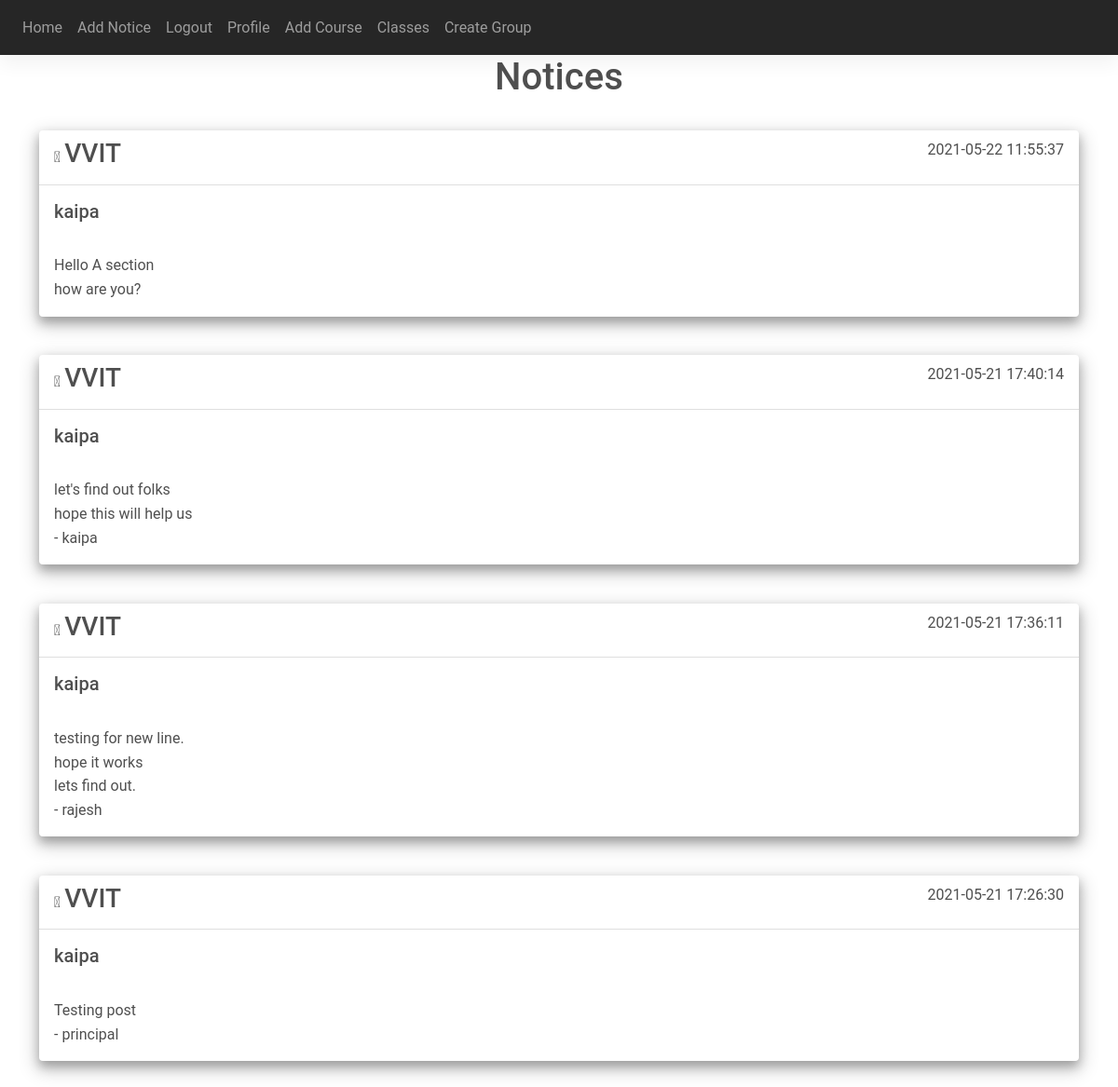
The app's page / (signed in) with its own data.
### website/models.py (models this page shows)
class Note(db.Model):
    id = db.Column(db.Integer, primary_key=True)
    title = db.Column(db.String(150))
    data = db.Column(db.Text, nullable=False)
    date = db.Column(db.DateTime(timezone=True), default=func.now())
    user_ids = db.relationship("Array_ids")
    user_id = db.Column(db.Integer, db.ForeignKey('user.id'))
    notice_type = db.Column(db.String(1))
    user_name = db.Column(db.String(150))

### website/views.py (the view)
@views.route('/', methods=['GET', 'POST'])
@login_required
def home():
    user_notes = []
    notes = Note.query.all()
    for note in notes:
        user_ids = note.user_ids
        for user_id in user_ids:
            if current_user.id == user_id.user_id:
                user_notes.append(note)
        if note.user_id == current_user.id:
            user_notes.append(note)
    user_notes.reverse()
    if current_user.user_type.lower() == 's':
        return render_template("home.html", user=current_user, notes=user_notes)
    elif current_user.user_type.lower() == 'p':
        return render_template("teacher_home.html", user=current_user, notes=user_notes)
    elif current_user.user_type.lower() == 'a':
        return render_template('admin.html', user=current_user)
    else:
        return redirect(url_for(views.logout))

### website/__init__.py (called while the page is built)
def create_app():
    app = Flask(__name__)
    app.config['SECRET_KEY'] = 'rajesh aka the king'
    app.config['SQLALCHEMY_DATABASE_URI'] = f'sqlite:///{DB_NAME}'
    db.init_app(app)
    from .views import views
    from .auth import auth
    from .admin import admin
    app.register_blueprint(views, url_prefix='/')
    app.register_blueprint(auth, url_prefix='/')
    app.register_blueprint(admin, url_prefix='/')
    from .models import User, Note
    create_database(app)
    login_manager = LoginManager()
    login_manager.login_view = 'auth.login'
    login_manager.init_app(app)
    @login_manager.user_loader
    def load_user(id):
        return User.query.get(int(id))
    return app

### website/templates/teacher_home.html (shortened to what this page needs)
{% extends "teacher_base.html" %}
{% block content %}
<h1 align="center">Notices</h1>
{% for note in notes %}
    <div class="card shadow-3-strong mb-3">
        <div class="card-header">
            <i style="display: inline-block;" aria-hidden="true" class="fas fa-graduation-cap"></i>
            <h3 style="display: inline-block;">
                VVIT
            </h3>
            <p style="display: inline-block; float:right;">
                {{note.date}}
            </p>
        </div>
        <div class="card-body">
            <h5 class="card-title">{{ note.user_name }}</h5>
            <p class="card-text" style="white-space: pre-line">
                {{note.data}}
            </p>
        </div>
    </div>
{% endfor %}
{% endblock %}

### website/templates/Teacher_base.html (shortened to what this page needs)
<!DOCTYPE html>
<html lang="en">
    <head>
        <link
            rel="stylesheet"
            href="https://stackpath.bootstrapcdn.com/bootstrap/4.4.1/css/bootstrap.min.css"
        />
        <link
            rel="stylesheet"
            href="https://stackpath.bootstrapcdn.com/font-awesome/4.7.0/css/font-awesome.min.css"
        />
        <link rel="stylesheet" type="text/css" href="{{ url_for('static', filename='css/mdb.min.css') }}">
        <link rel="stylesheet" type="text/css" href="{{ url_for('static', filename='css/mdb.rtl.min.css') }}">
    </head>
    <body>
        <nav class="navbar navbar-expand-lg navbar-dark bg-dark">
            <div class="collapse navbar-collapse" id="navbar">
                <div class="navbar-nav">
                    {% if user.is_authenticated %}
                    <a class="nav-item nav-link" id="home" href="/">Home</a>
                    <a class="nav-item nav-link" id="addpost" href="/addpost">Add Notice</a>
                    <a class="nav-item nav-link" id="logout" href="/logout">Logout</a>
                    <a class="nav-item nav-link" id="profile" href="/profile">Profile</a>
                    <a class="nav-item nav-link" id="addcourse" href="/add_course">Add Course</a>
                    <a class="nav-item nav-link" id="classes" href="/classes">Classes</a>
                    <a class="nav-item nav-link" id="create group" href="/create_group">Create Group</a>
                    {% else %}
                    <a class="nav-item nav-link" id="login" href="/login">Login</a>
                    <a class="nav-item nav-link" id="sign-up" href="/sign-up">Sign Up</a>
                    {% endif %}
                </div>
            </div>
        </nav>
        <div class="container">
            {% block content %}{% endblock %}
        </div>
    </body>
</html>

### records on screen
Note: date "2021-05-22 11:55:37", user_name "kaipa", data "Hello A section how are you?"
Note: date "2021-05-21 17:40:14", user_name "kaipa", data "let's find out folks hope this will help us - kaipa"
Note: date "2021-05-21 17:36:11", user_name "kaipa", data "testing for new line. hope it works lets find out. - rajesh"
Note: date "2021-05-21 17:26:30", user_name "kaipa", data "Testing post - principal"
